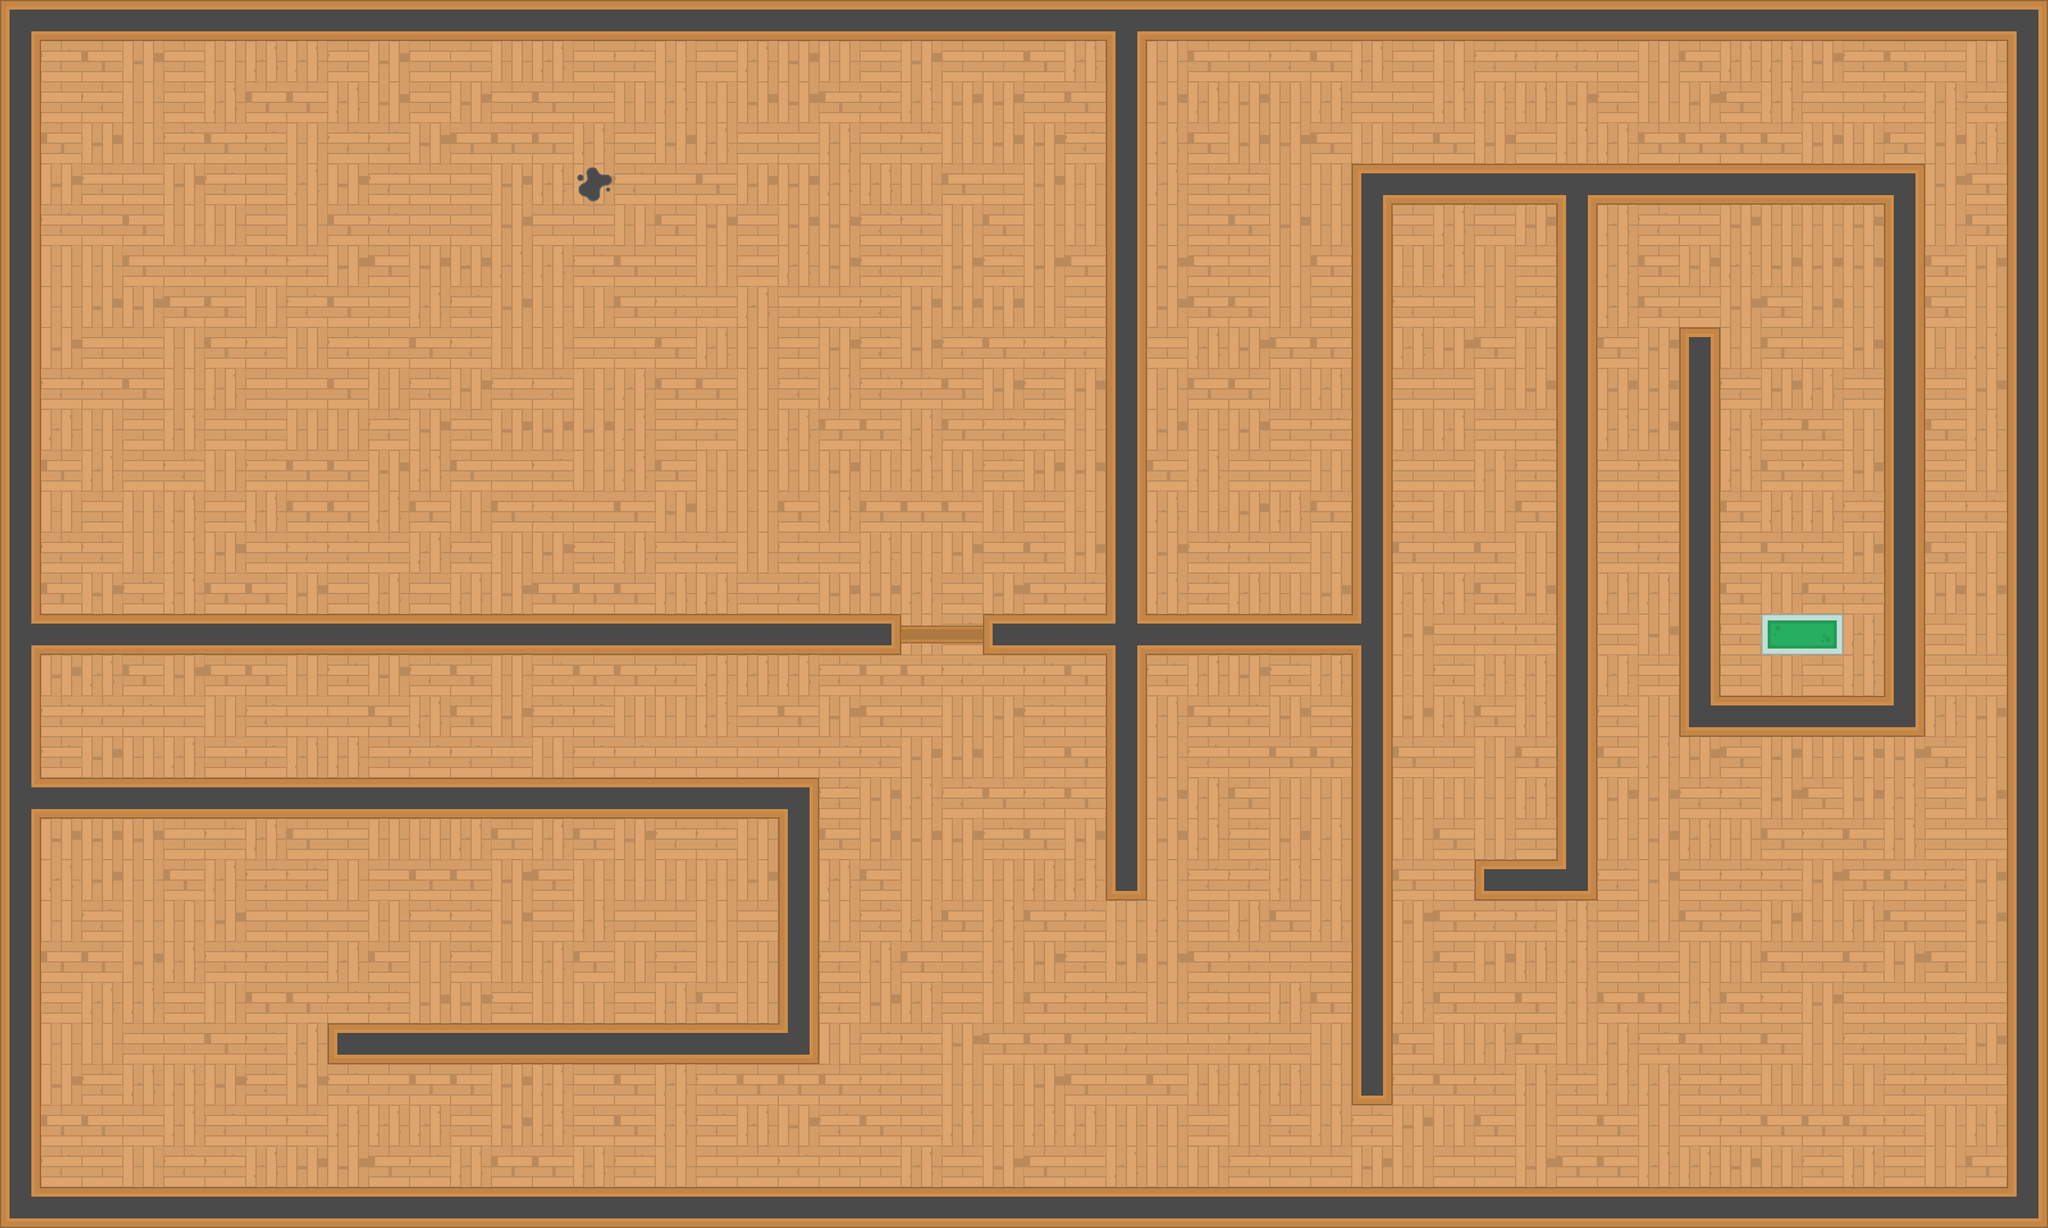

The image is a tile-based game level rendered from a .tmx file. Its description and source (layers, tilesets, objects; grid data summarised) follow:
An orthogonal 50x30 tile map with 64x64 px tiles, 3 tile layers (Ground, Physical, Cosmetic) and 32 objects (20x wall, 10x thug, player, health).

<map version="1.4" tiledversion="1.4.1" orientation="orthogonal" renderorder="right-down" width="50" height="30" tilewidth="64" tileheight="64" infinite="0" nextlayerid="5" nextobjectid="49">
 <tileset firstgid="1" source="tilesheet_complete.tsx" />
 <layer id="1" name="Ground" width="50" height="30">
  <data>[1500 cells, 1500 non-empty, 6 distinct tile ids]</data>
 </layer>
 <layer id="2" name="Physical" width="50" height="30">
  <data>[1500 cells, 324 non-empty, 14 distinct tile ids]</data>
 </layer>
 <layer id="3" name="Cosmetic" width="50" height="30">
  <data>[1500 cells, 5 non-empty, 4 distinct tile ids]</data>
 </layer>
 <objectgroup id="4" name="Obstacles">
  <object id="7" name="wall" type="wall" x="1728" y="0" width="64" height="1408" />
  <object id="9" name="wall" type="wall" x="0" y="0" width="1728" height="64" />
  <object id="10" name="wall" type="wall" x="0" y="64" width="64" height="1856" />
  <object id="11" name="wall" type="wall" x="64" y="1856" width="3136" height="64" />
  <object id="12" name="wall" type="wall" x="64" y="1920" width="64" />
  <object id="16" name="wall" type="wall" x="3136" y="0" width="64" height="1856" />
  <object id="18" name="wall" type="wall" x="1792" y="0" width="1344" height="64" />
  <object id="20" name="wall" type="wall" x="2112" y="256" width="64" height="1472" />
  <object id="21" name="wall" type="wall" x="2176" y="256" width="832" height="64" />
  <object id="22" name="wall" type="wall" x="2944" y="320" width="64" height="832" />
  <object id="23" name="wall" type="wall" x="2624" y="1088" width="320" height="64" />
  <object id="24" name="wall" type="wall" x="2624" y="512" width="64" height="576" />
  <object id="25" name="wall" type="wall" x="2432" y="320" width="64" height="1088" />
  <object id="26" name="wall" type="wall" x="2304" y="1344" width="128" height="64" />
  <object id="27" name="wall" type="wall" x="1792" y="960" width="320" height="64" />
  <object id="28" name="wall" type="wall" x="1536" y="960" width="192" height="64" />
  <object id="29" name="wall" type="wall" x="64" y="960" width="1344" height="64" />
  <object id="30" name="wall" type="wall" x="64" y="1216" width="1216" height="64" />
  <object id="31" name="wall" type="wall" x="1216" y="1280" width="64" height="384" />
  <object id="32" name="wall" type="wall" x="512" y="1600" width="704" height="64" />
  <object id="37" name="player" type="player" x="208" y="272" width="32" height="32" />
  <object id="38" name="thug" type="thug" x="784" y="656" width="32" height="32" />
  <object id="39" name="thug" type="thug" x="1232" y="400" width="32" height="32" />
  <object id="40" name="thug" x="1936" y="784" width="32" height="32" />
  <object id="41" name="thug" x="2256" y="464" width="32" height="32" />
  <object id="42" name="thug" x="2320" y="400" width="32" height="32" />
  <object id="43" name="thug" x="1040" y="1424" width="32" height="32" />
  <object id="44" name="thug" x="1488" y="1488" width="32" height="32" />
  <object id="45" name="thug" x="2000" y="1168" width="32" height="32" />
  <object id="46" name="thug" x="2768" y="656" width="32" height="32" />
  <object id="47" name="thug" x="3024" y="144" width="32" height="32" />
  <object id="48" name="health" type="health" x="208" y="400" width="32" height="32" />
 </objectgroup>
</map>